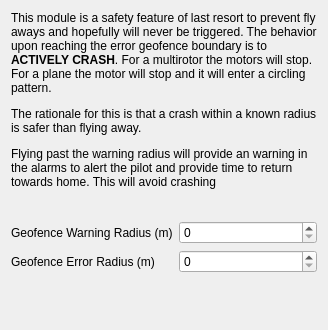
     <widget class="QWidget" name="tabGeofence">
      <attribute name="title">
       <string>Geofence</string>
      </attribute>
      <layout class="QFormLayout" name="formLayout_10">
       <item row="2" column="0">
        <widget class="QLabel" name="label_21">
         <property name="text">
          <string>Geofence Warning Radius (m)</string>
         </property>
        </widget>
       </item>
       <item row="3" column="0">
        <widget class="QLabel" name="label_22">
         <property name="text">
          <string>Geofence Error Radius (m)</string>
         </property>
        </widget>
       </item>
       <item row="2" column="1">
        <widget class="QSpinBox" name="sb_geofenceWarning">
         <property name="maximum">
          <number>1000</number>
         </property>
         <property name="objrelation" stdset="0">
          <stringlist>
           <string>objname:GeoFenceSettings</string>
           <string>fieldname:WarningRadius</string>
          </stringlist>
         </property>
        </widget>
       </item>
       <item row="3" column="1">
        <widget class="QSpinBox" name="sb_geofenceError">
         <property name="maximum">
          <number>1000</number>
         </property>
         <property name="objrelation" stdset="0">
          <stringlist>
           <string>objname:GeoFenceSettings</string>
           <string>fieldname:ErrorRadius</string>
          </stringlist>
         </property>
        </widget>
       </item>
       <item row="0" column="0" colspan="2">
        <widget class="QLabel" name="label_34">
         <property name="text">
          <string>&lt;html&gt;&lt;head/&gt;&lt;body&gt;&lt;p&gt;This module is a safety feature of last resort to prevent fly aways and hopefully will never be triggered. The behavior upon reaching the error geofence boundary is to &lt;span style=&quot; font-weight:600;&quot;&gt;ACTIVELY CRASH&lt;/span&gt;. For a multirotor the motors will stop. For a plane the motor will stop and it will enter a circling pattern.&lt;/p&gt;&lt;p&gt;The rationale for this is that a crash within a known radius is safer than flying away.&lt;/p&gt;&lt;p&gt;Flying past the warning radius will provide an warning in the alarms to alert the pilot and provide time to return towards home. This will avoid crashing&lt;/p&gt;&lt;/body&gt;&lt;/html&gt;</string>
         </property>
         <property name="wordWrap">
          <bool>true</bool>
         </property>
        </widget>
       </item>
       <item row="1" column="0">
        <spacer name="verticalSpacer_2">
         <property name="orientation">
          <enum>Qt::Vertical</enum>
         </property>
         <property name="sizeType">
          <enum>QSizePolicy::Fixed</enum>
         </property>
         <property name="sizeHint" stdset="0">
          <size>
           <width>20</width>
           <height>20</height>
          </size>
         </property>
        </spacer>
       </item>
       <item row="4" column="0">
        <spacer name="verticalSpacer_7">
         <property name="orientation">
          <enum>Qt::Vertical</enum>
         </property>
         <property name="sizeHint" stdset="0">
          <size>
           <width>20</width>
           <height>40</height>
          </size>
         </property>
        </spacer>
       </item>
      </layout>
     </widget>
